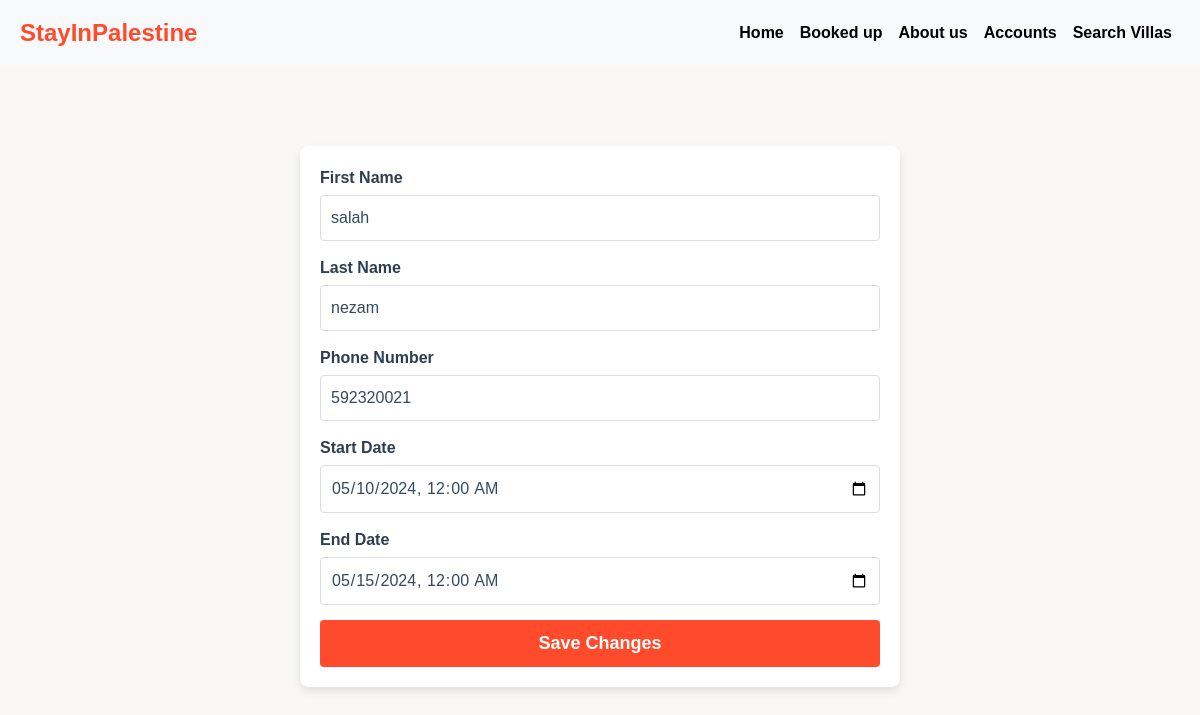
The app's page /booking/edit/1/ with its own data.
### group/models.py (models this page shows)
class booking(models.Model):
    First_name = models.CharField(max_length=30)
    Last_name = models.CharField(max_length=30)
    phone = models.IntegerField()
    date_start = models.DateTimeField()
    date_end = models.DateTimeField()
    villas_id = models.ForeignKey(villas, on_delete=models.CASCADE)

### group/views.py (the view, shortened to what this page needs)
# urls.py: path('booking/edit/<int:id>/', views.edit_booking, name='edit_booking'),
def edit_booking(request, id):
    First_name = request.session.get('First_name')
    Last_name = request.session.get('Last_name')
    if First_name and Last_name:
        user_name = f"{First_name} {Last_name}"
    else:
        user_name = None
    try:
        bookingg = booking.objects.get(id=id)
    except bookingg.DoesNotExist:
        return redirect('booked')
    return render(request, 'edit_booking.html', {'booking': bookingg ,'user_name': user_name})

### group/templates/edit_booking.html (shortened to what this page needs)
<!DOCTYPE html>
<html lang="en">
<head>
    {% load static %}
    <link href="https://stackpath.bootstrapcdn.com/bootstrap/4.5.2/css/bootstrap.min.css" rel="stylesheet">
    <link rel="stylesheet" href="{% static 'css/update.css' %}">
</head>
<body>
    <nav class="navbar navbar-expand-lg bg-light">
        <a class="navbar-brand" href="{% url 'index' %}">StayInPalestine</a>
        <div class="collapse navbar-collapse" id="navbarNav">
            <ul class="navbar-nav ml-auto">
                <li class="nav-item">
                    <a class="nav-link" href="{% url 'index' %}">Home</a>
                </li>
                <li class="nav-item">
                    <a class="nav-link" href="{% url 'booked' %}">Booked up</a>
                </li>
                <li class="nav-item">
                    <a class="nav-link" href="{% url 'about' %}">About us</a>
                </li>
                    {% if user_name %}
                    <a class="nav-link" href="{% url 'logout' %}">Logout</a>
                {% else %}
                <li class="nav-item">
                    <a class="nav-link" href="{% url 'login' %}">Accounts</a>
                    {% endif %}
                </li>
                <li class="nav-item">
                    <a class="nav-link" href="{% url 'villas' %}">Search Villas</a>
                </li>
            </ul>
        </div>
    </nav>
    <div class="background-container">
        <form method="POST">
            <div class="form-group">
                <label for="firstName">First Name</label>
                <input type="text" id="firstName" name="firstName" value="{{ booking.First_name }}" required>
            </div>
            <div class="form-group">
                <label for="lastName">Last Name</label>
                <input type="text" id="lastName" name="lastName" value="{{ booking.Last_name }}" required>
            </div>
            <div class="form-group">
                <label for="phone">Phone Number</label>
                <input type="tel" id="phone" name="phone" value="{{ booking.phone }}" required pattern="[0-9]{10}">
            </div>
            <div class="form-group">
                <label for="startDate">Start Date</label>
                <input type="datetime-local" id="startDate" name="startDate"
                    value="{{ booking.date_start|date:'Y-m-d\TH:i' }}" required>
            </div>
            <div class="form-group">
                <label for="endDate">End Date</label>
                <input type="datetime-local" id="endDate" name="endDate"
                    value="{{ booking.date_end|date:'Y-m-d\TH:i' }}" required>
            </div>
            <button type="submit" class="submit-btn">Save Changes</button>
        </form>
    </div>
</body>
</html>

### group/static/css/update.css (style rules this page uses)
* { margin: 0; padding: 0; box-sizing: border-box; font-family: 'Arial', sans-serif; }
.navbar { background: #ad184c; width: 100%; left: 0; right: 0; top: 0; z-index: 10; padding: 10px 20px; }
.navbar-brand { color: #ff4b2b !important; font-weight: bold; font-size: x-large; }
.navbar-nav .nav-link { color: black !important; font-weight: bold!important; }
.background-container { background-color: #faf7f7; padding: 80px 20px 20px; min-height: 100vh; }
form { max-width: 600px; margin: 0 auto; background-color: #ffffff; padding: 20px; border-radius: 8px; box-shadow: 0 4px 8px rgba(0, 0, 0, 0.1); }
.form-group { margin-bottom: 15px; }
.form-group label { display: block; font-size: 16px; font-weight: bold; color: #2c3e50; margin-bottom: 5px; }
.form-group input { width: 100%; padding: 10px; border: 1px solid #dcdde1; border-radius: 4px; font-size: 16px; color: #34495e; }
.submit-btn { display: block; width: 100%; padding: 10px; font-size: 18px; font-weight: bold; color: #ffffff; background-color: #ff4b2b; border: none; border-radius: 4px; cursor: pointer; transition: background-color 0.3s ease; }

### records on screen
booking: firstName "salah", lastName "nezam", phone "592320021", startDate "05/10/2024 00:00", endDate "05/15/2024 00:00"
